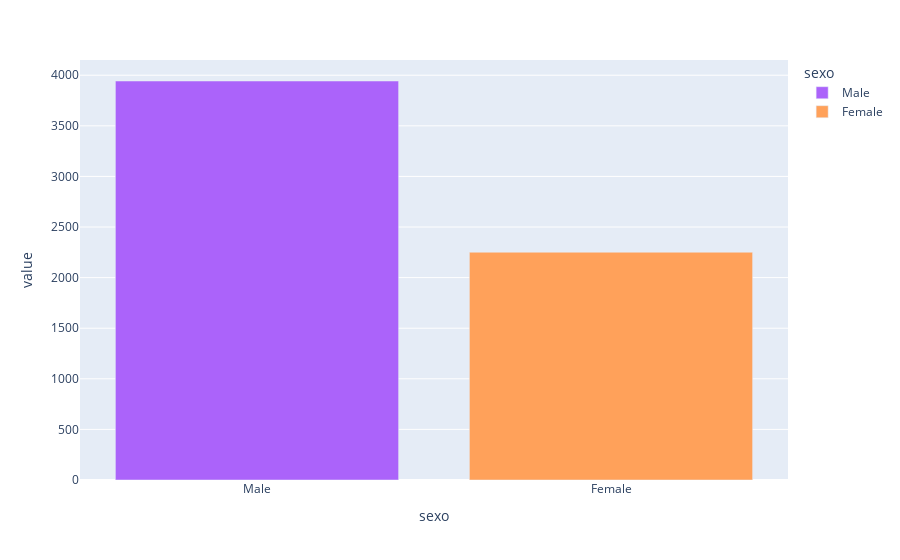

The cell this chart's notebook holds for it:
### Code cell
px.bar(contagem_sexo, color=contagem_sexo.index, category_orders={"sexo": lista_admissao})

### Figure 1 — Plotly figure (JSON) as saved in the notebook; plotly's stock layout.template omitted (floating-point values rounded to 4 significant figures)
{"data": [{"alignmentgroup": "True", "hovertemplate": "sexo=%{x}<br>value=%{y}<extra></extra>", "legendgroup": "Male", "marker": {"color": "#ab63fa", "pattern": {"shape": ""}}, "name": "Male", "offsetgroup": "Male", "orientation": "v", "showlegend": true, "textposition": "auto", "type": "bar", "x": ["Male"], "xaxis": "x", "y": [3943], "yaxis": "y"}, {"alignmentgroup": "True", "hovertemplate": "sexo=%{x}<br>value=%{y}<extra></extra>", "legendgroup": "Female", "marker": {"color": "#FFA15A", "pattern": {"shape": ""}}, "name": "Female", "offsetgroup": "Female", "orientation": "v", "showlegend": true, "textposition": "auto", "type": "bar", "x": ["Female"], "xaxis": "x", "y": [2251], "yaxis": "y"}], "layout": {"barmode": "relative", "legend": {"title": {"text": "sexo"}, "tracegroupgap": 0}, "margin": {"t": 60}, "xaxis": {"anchor": "y", "categoryarray": ["Deny", "Waitlist", "Admit", "Male", "Female"], "categoryorder": "array", "domain": [0, 1], "title": {"text": "sexo"}}, "yaxis": {"anchor": "x", "domain": [0, 1], "title": {"text": "value"}}}}
